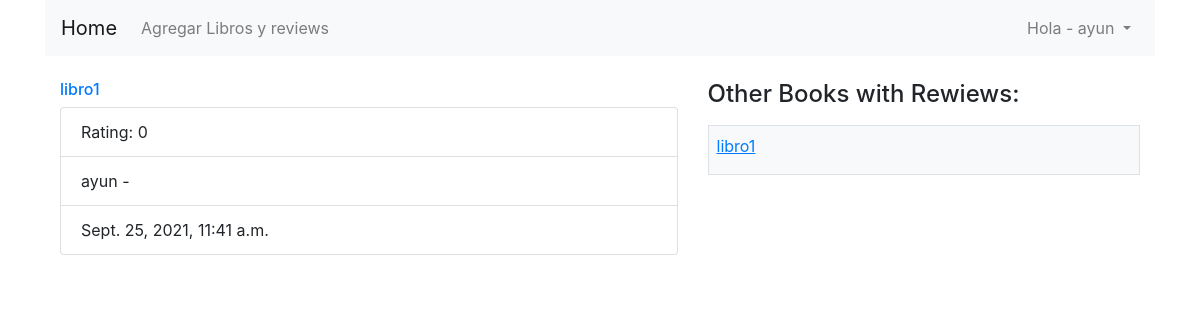
Screenshot of /libros/ (signed in) with the database file from the repository.
### login/models.py (models this page shows)
class Libro(models.Model):
    id = models.AutoField(primary_key=True)
    titulo = models.CharField(max_length=40)
    autor = models.ForeignKey(Autor, on_delete=CASCADE, related_name="libros")

class Review(models.Model):
    id = models.AutoField(primary_key=True)
    usuario = models.ForeignKey(User, on_delete=CASCADE, related_name="reviewer")
    contenido = models.TextField(default='')
    libro = models.ForeignKey(Libro, on_delete=CASCADE, related_name="librox")
    created_at = models.DateTimeField(auto_now_add=True)
    updated_at = models.DateTimeField(auto_now=True)
    rating = models.IntegerField(default=1)

class User(models.Model):
    id = models.AutoField(primary_key=True)
    nombre = models.CharField(max_length=40)
    alias = models.CharField(max_length=40)
    email = models.CharField(max_length=40)
    password = models.CharField(max_length=255)
    rol = models.PositiveIntegerField(default=1)
    created_at = models.DateTimeField(auto_now_add=True)
    updated_at = models.DateTimeField(auto_now=True)
    objects = UserManager()

### home/views.py (the view)
# urls.py: path('libros/', include('home.urls')),
def libros(request):
    if 'user_id' not in request.session:
        return redirect('login')
    context = {
        "active_user": User.objects.get(id=request.session['user_id']),
        "lista_libros": Libro.objects.all().order_by('id').reverse(),
        "lista_libros2": Libro.objects.all().order_by('titulo'),
    }
    return render(request, 'libros.html', context)

### login/templates/libros.html (shortened to what this page needs)
<!DOCTYPE html>
<html lang="en">
<head>
    {% load static %}
    <link rel="stylesheet" href="https://cdn.jsdelivr.net/npm/bootstrap@4.6.0/dist/css/bootstrap.min.css">
</head>
<body>
    <div class="container">
        {% include "navbar.html" %}
        <br>
        <div class="container">
            <div class="row">
                <div class="col-7">
                    {% for lista in lista_libros|slice:":" %}
                    <a href=" /libros/{{lista.id}} ">
                        <h6>{{lista.titulo}}</h6>
                    </a>
                    <ul class="list-group ">
                        <li class="list-group-item ">Rating: {{lista.librox.last.rating}}</li>
                        <li class="list-group-item ">{{lista.librox.last.usuario.nombre}} - {{lista.librox.last.contenido}}</li>
                        <li class="list-group-item ">{{lista.librox.last.updated_at}}</li>
                    </ul>
                    <br /> {% endfor%}
                </div>
                <div class="col-5 ">
                    <h4 class="mb-3 ">Other Books with Rewiews:</h4>
                    <div class="h-25 w-100 border border-ligth py-2 px-2 bg-light text-dark overflow-auto ">
                        {% for lista in lista_libros2 %}
                        <a href="/libros/{{lista.id}} ">
                            <p><ins>{{lista.titulo}}</ins></p>
                        </a>
                        {% endfor %}
                    </div>
                </div>
            </div>
        </div>
    </div>
</body>
</html>

### rows the page displays
Libro: titulo "libro1", librox.last.rating "0", librox.last.usuario.nombre "ayun", librox.last.updated_at "Sept. 25, 2021, 11:41 a.m."

### other values shown
{{ request.session.user_name }} "ayun"
